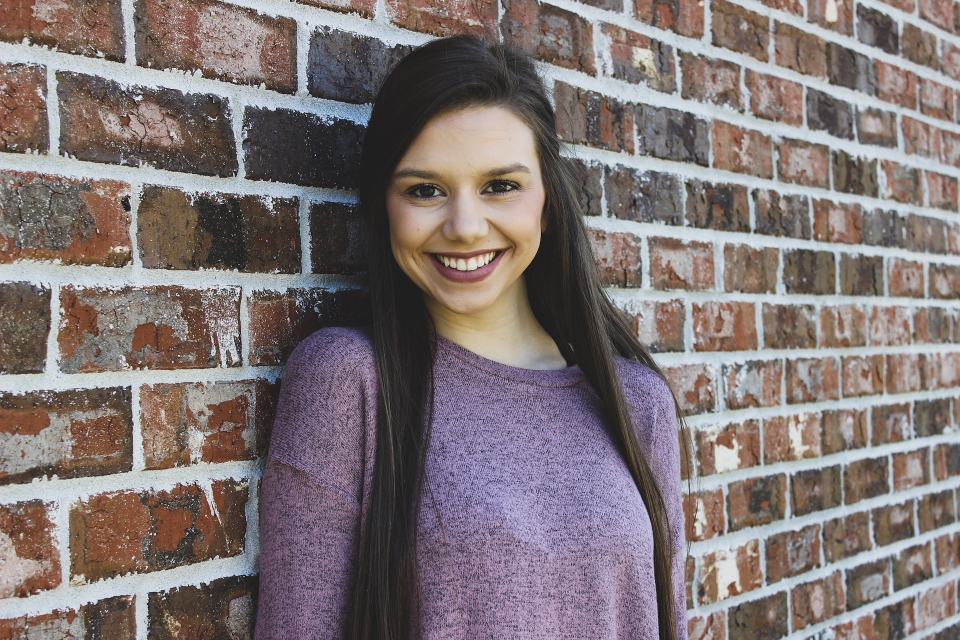
#> input picture images/1.jpg, 1920 x 1279 px (shown at 1/2 size)
$ python -i video_processing_1.py   (imports and definitions only)
#> lines starting #> are read from the running program, lines starting #| are printed output that depends on the picture
import numpy as np
import cv2

def handle_image(filename):
#> called with filename = 'images/1.jpg'
  img = cv2.imread(filename)
#> img is the input picture: shape (1279, 1920, 3); mean B, G, R 116.4, 116.3, 127.5
  img = cv2.resize(img, (640, 480), interpolation = cv2.INTER_LINEAR)
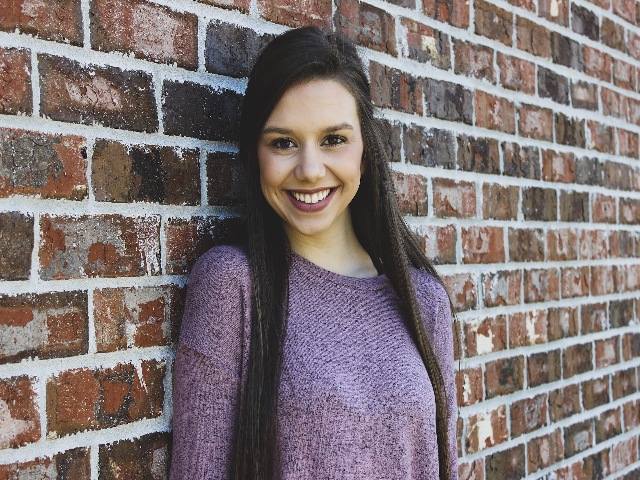
#> img: shape (480, 640, 3); mean B, G, R 116.3, 116.2, 127.4
# [8 lines of commented-out code are left out]

#> (the run stopped early here; a loop or call above may not have finished)

$ run again, on images/2.jpg
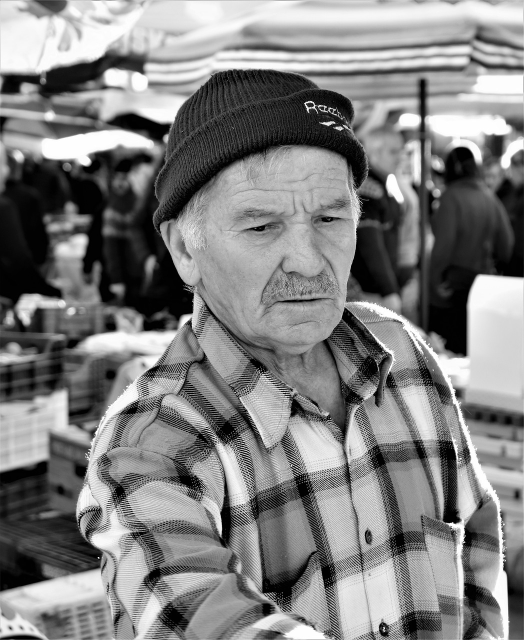
#> input picture images/2.jpg, 1048 x 1280 px (shown at 1/2 size)
#> in handle_image, img is the input picture: shape (1280, 1048, 3); min 0, max 255, mean 128.5
#> in handle_image, `img = cv2.resize(img, (640, 480), interpolation = cv2.INTER_LINEAR)`:
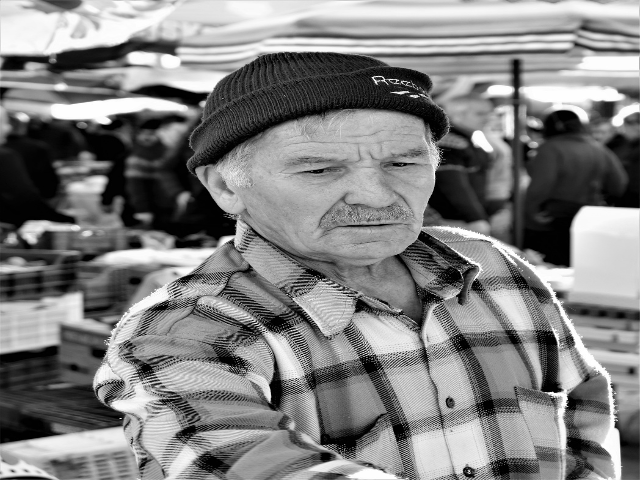
#> img: shape (480, 640, 3); min 0, max 255, mean 128.4

$ run again, on images/3.jpg
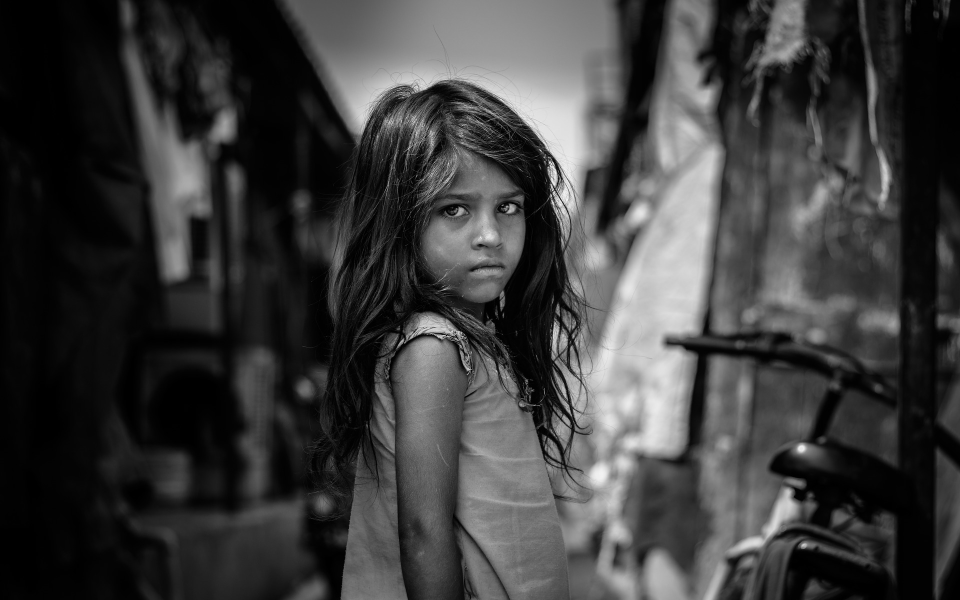
#> input picture images/3.jpg, 1920 x 1200 px (shown at 1/2 size)
#> in handle_image, img is the input picture: shape (1200, 1920, 3); min 0, max 255, mean 60.2
#> in handle_image, `img = cv2.resize(img, (640, 480), interpolation = cv2.INTER_LINEAR)`:
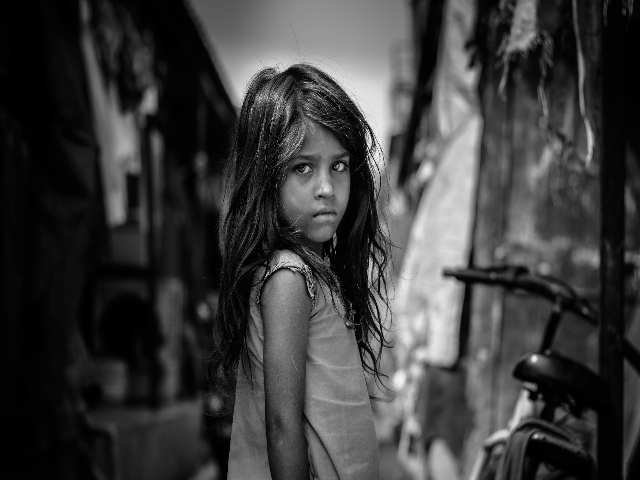
#> img: shape (480, 640, 3); min 0, max 246, mean 60.3

$ run again, on images/5.jpg
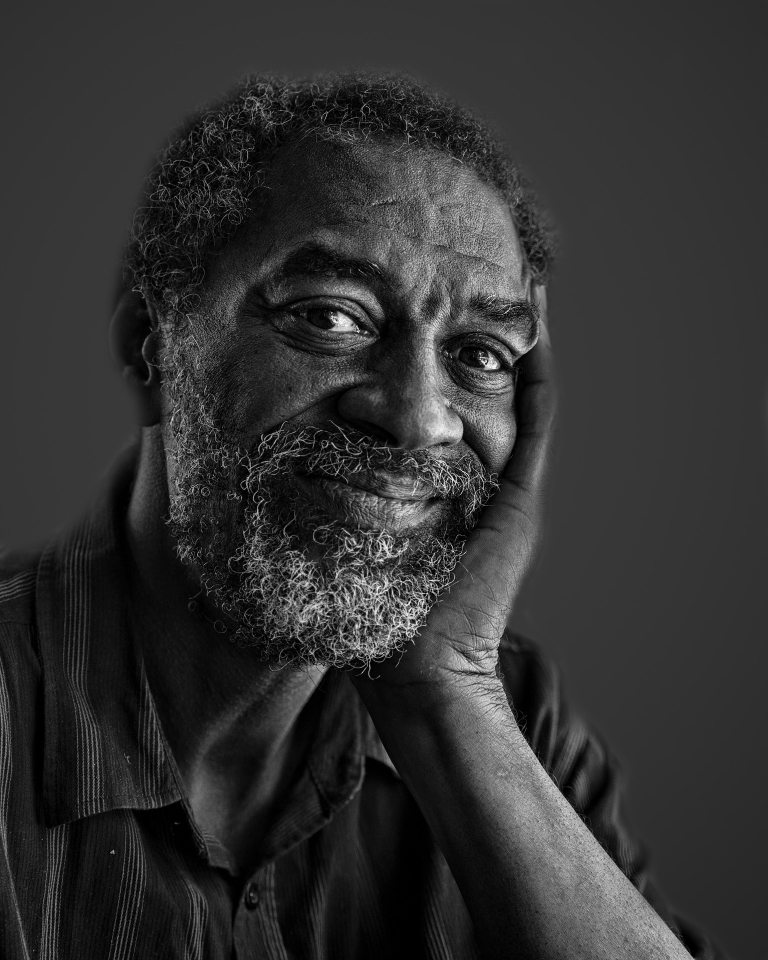
#> input picture images/5.jpg, 1536 x 1920 px (shown at 1/2 size)
#> in handle_image, img is the input picture: shape (1920, 1536, 3); min 0, max 255, mean 49.8
#> in handle_image, `img = cv2.resize(img, (640, 480), interpolation = cv2.INTER_LINEAR)`:
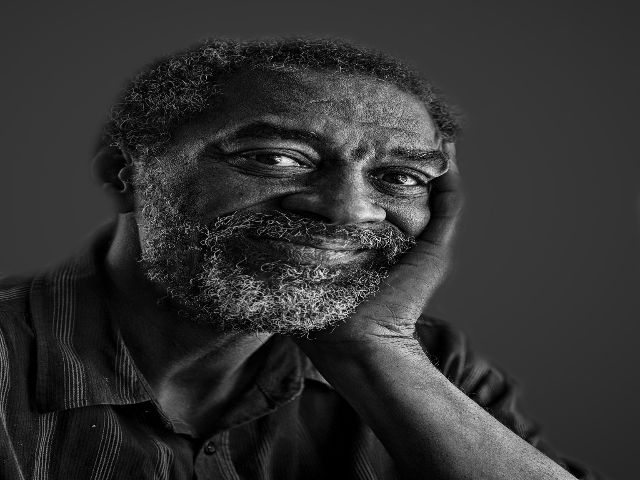
#> img: shape (480, 640, 3); min 0, max 248, mean 49.8
